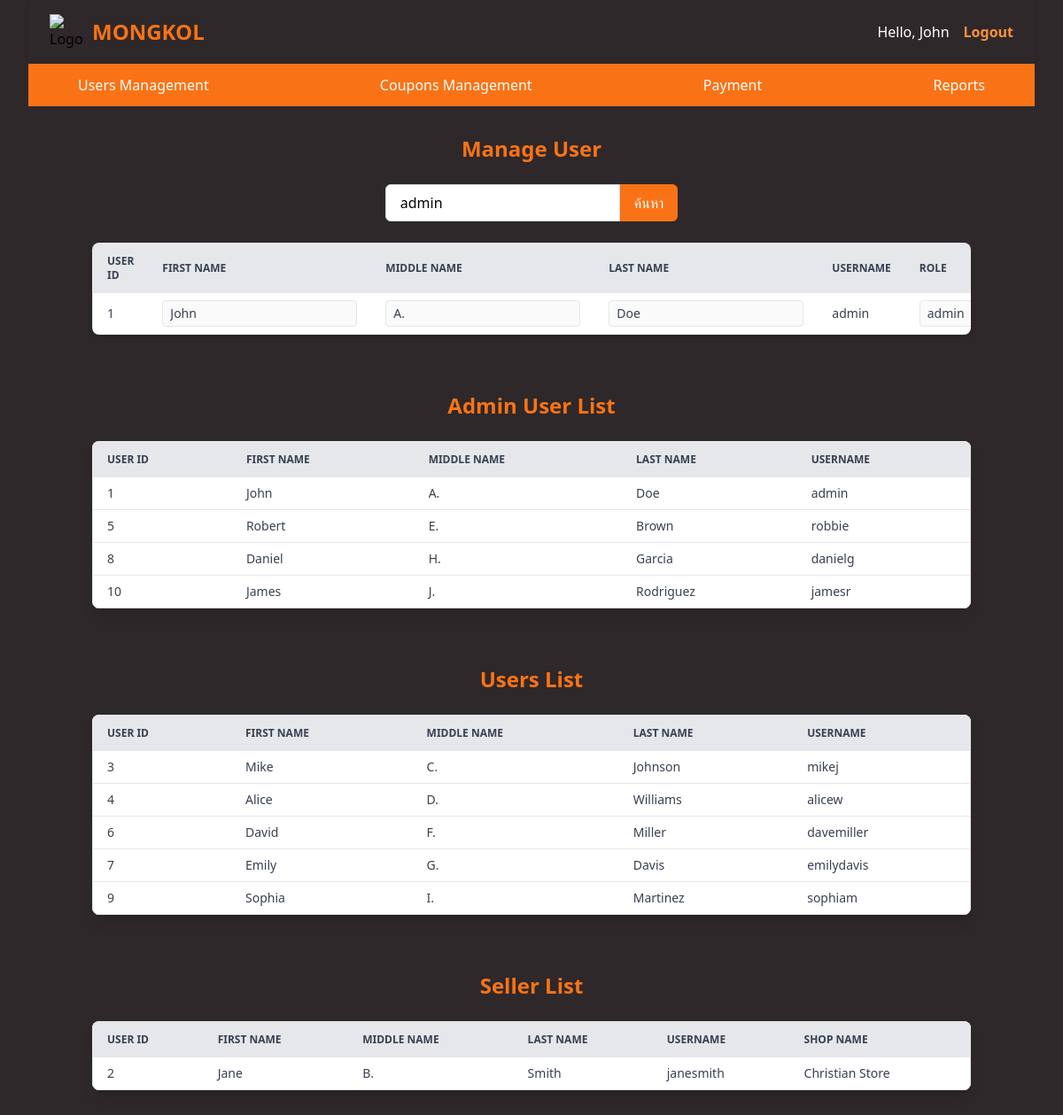
Screenshot of /admin/manage_user.php?username=admin (signed in) with the database file from the repository.
### tables this page shows
CREATE TABLE `tbl_users` (
    `user_ID` int(11) NOT NULL AUTO_INCREMENT,
    `firstName` varchar(50) DEFAULT NULL,
    `midName` varchar(50) DEFAULT NULL,
    `lastName` varchar(50) DEFAULT NULL,
    `userName` varchar(50) DEFAULT NULL,
    `password_hash` varchar(255) DEFAULT NULL,
    `role` varchar(20) DEFAULT 'user',
    PRIMARY KEY (`user_ID`),
    UNIQUE KEY `userName` (`userName`)
);

CREATE TABLE `tbl_shops` (
    `shop_ID` int(11) NOT NULL AUTO_INCREMENT,
    `shopName` varchar(100) DEFAULT NULL,
    `user_ID` int(11) DEFAULT NULL,
    PRIMARY KEY (`shop_ID`),
    KEY `user_ID` (`user_ID`),
    FOREIGN KEY (`user_ID`) REFERENCES `tbl_users` (`user_ID`)
);

### admin/manage_user.php (the view, shortened to what this page needs)
<!DOCTYPE html>
<html lang="en">
<head>
</head>
  <body class = "bg-w-full bg-[#2E282A] mr-8 ml-8" >
    <?php require_once("../navbar/nav_admin.php"); ?>
    <div class="container mx-auto px-4 py-8">
    <h2 class="text-2xl font-semibold mb-6 text-center text-orange-500">Manage User</h2>
    <form method="GET" class="mb-6 flex justify-center">
      <input type="text" name="username" placeholder="กรอก Username"
             class="px-4 py-2 border border-gray-300 rounded-l-md focus:outline-none focus:ring focus:border-blue-400"
             value="<?php echo isset($_GET['username']) ? htmlspecialchars($_GET['username']) : '' ?>">
      <button type="submit"
              class="px-4 py-2 bg-orange-500 text-white rounded-r-md hover:bg-orange-600 transition">
        ค้นหา
      </button>
    </form>
    <div class="overflow-x-auto shadow-md rounded-lg">
      <table class="min-w-full text-sm text-left text-gray-700 bg-white border border-gray-200">
        <thead class="bg-gray-200 text-gray-700 uppercase text-xs">
          <tr>
            <th class="px-4 py-3">User ID</th>
            <th class="px-4 py-3">First Name</th>
            <th class="px-4 py-3">Middle Name</th>
            <th class="px-4 py-3">Last Name</th>
            <th class="px-4 py-3">Username</th>
            <th class="px-4 py-3">role</th>
          </tr>
        </thead>
      <tbody>
        <?php
          $searchUsername = isset($_GET['username']) ? $_GET['username'] : '';
          $searchUsername = $conn->real_escape_string($searchUsername);
          $sql = "SELECT * FROM tbl_users";
          if (!empty($searchUsername)) {
              $sql .= " WHERE userName LIKE '$searchUsername'";
          }
          $result = $conn->query($sql);
          if ($result && $result->num_rows > 0) {
              while($row = $result->fetch_assoc()) {
                  echo "<tr class='border-b hover:bg-gray-100'>";
                  echo "<td class='px-4 py-2'>{$row['user_ID']}</td>";
                  echo "<td class='px-4 py-2'>
                          <input type='text' value=\"{$row['firstName']}\" id='fname-{$row['user_ID']}' disabled class='border rounded px-2 py-1'>
                        </td>";
                  $midName = $row['midName'] !== NULL ? $row['midName'] : '';
                  echo "<td class='px-4 py-2'>
                          <input type='text' value=\"$midName\" id='mname-{$row['user_ID']}' disabled class='border rounded px-2 py-1'>
                        </td>";
                  echo "<td class='px-4 py-2'>
                          <input type='text' value=\"{$row['lastName']}\" id='lname-{$row['user_ID']}' disabled class='border rounded px-2 py-1'>
                        </td>";
                  echo "<td class='px-4 py-2'>{$row['userName']}</td>";
                  echo "<td class='px-4 py-2'>
                          <input type='text' value=\"{$row['role']}\" id='role-{$row['user_ID']}' disabled class='border rounded px-2 py-1'>
                        </td>";
                  echo "</tr>";
              }
          } else {
              echo "<tr><td colspan='6' class='text-center px-4 py-3 text-gray-500'>ไม่พบข้อมูล</td></tr>";
          }
          ?>
        </tbody>
      </table>
    </div>
  </div>
  <div class="container mx-auto px-4 py-8 ">
        <h2 class="text-2xl font-semibold mb-6 text-center text-orange-500">Admin User List</h2>
        <div class="overflow-x-auto shadow-lg rounded-lg">
            <table class="min-w-full text-sm text-left text-gray-700 bg-white border border-gray-200">
                <thead class="bg-gray-200 text-gray-700 uppercase text-xs">
                    <tr>
                        <th class="px-4 py-3">User ID</th>
                        <th class="px-4 py-3">First Name</th>
                        <th class="px-4 py-3">Middle Name</th>
                        <th class="px-4 py-3">Last Name</th>
                        <th class="px-4 py-3">Username</th>
                    </tr>
                </thead>
                <tbody>
                    <?php
                    $result = $conn->query("SELECT * FROM tbl_users WHERE role = 'admin'" );
                    while($row = $result->fetch_assoc()) {
                        echo "<tr class='border-b hover:bg-gray-100'>";
                        echo "<td class='px-4 py-2'>{$row['user_ID']}</td>";
                        echo "<td class='px-4 py-2'>{$row['firstName']}</td>";
                        echo "<td class='px-4 py-2'>{$row['midName']}</td>";
                        echo "<td class='px-4 py-2'>{$row['lastName']}</td>";
                        echo "<td class='px-4 py-2'>{$row['userName']}</td>";
                        echo "</tr>";
                    }
                    ?>
                </tbody>
            </table>
        </div>
    </div>
    <div class="container mx-auto px-4 py-8 ">
        <h2 class="text-2xl font-semibold mb-6 text-center text-orange-500">Users List</h2>
        <div class="overflow-x-auto shadow-lg rounded-lg">
            <table class="min-w-full text-sm text-left text-gray-700 bg-white border border-gray-200">
                <thead class="bg-gray-200 text-gray-700 uppercase text-xs">
                    <tr>
                        <th class="px-4 py-3">User ID</th>
                        <th class="px-4 py-3">First Name</th>
                        <th class="px-4 py-3">Middle Name</th>
                        <th class="px-4 py-3">Last Name</th>
                        <th class="px-4 py-3">Username</th>
                    </tr>
                </thead>
                <tbody>
                    <?php
                    $result = $conn->query("SELECT * FROM tbl_users WHERE role = 'user'" );
                    while($row = $result->fetch_assoc()) {
                        echo "<tr class='border-b hover:bg-gray-100'>";
                        echo "<td class='px-4 py-2'>{$row['user_ID']}</td>";
                        echo "<td class='px-4 py-2'>{$row['firstName']}</td>";
                        echo "<td class='px-4 py-2'>{$row['midName']}</td>";
                        echo "<td class='px-4 py-2'>{$row['lastName']}</td>";
                        echo "<td class='px-4 py-2'>{$row['userName']}</td>";
                        echo "</tr>";
                    }
                    ?>
                </tbody>
            </table>
        </div>
    </div>
    <div class="container mx-auto px-4 py-8 ">
        <h2 class="text-2xl font-semibold mb-6 text-center text-orange-500">Seller List</h2>
        <div class="overflow-x-auto shadow-lg rounded-lg">
            <table class="min-w-full text-sm text-left text-gray-700 bg-white border border-gray-200">
                <thead class="bg-gray-200 text-gray-700 uppercase text-xs">
                    <tr>
                        <th class="px-4 py-3">User ID</th>
                        <th class="px-4 py-3">First Name</th>
                        <th class="px-4 py-3">Middle Name</th>
                        <th class="px-4 py-3">Last Name</th>
                        <th class="px-4 py-3">Username</th>
                        <th class="px-4 py-3">Shop Name</th>
                    </tr>
                </thead>
                <tbody>
                    <?php
                    $result = $conn->query("
                    SELECT
                      U.user_ID,
                      U.firstName,
                      U.midName,
                      U.lastName,
                      U.userName,
                      S.shopName
                    FROM tbl_users U
                    JOIN tbl_shops S ON S.user_ID = U.user_ID
                    WHERE U.role = 'seller';
                    ");
                    while($row = $result->fetch_assoc()) {
                        echo "<tr class='border-b hover:bg-gray-100'>";
                        echo "<td class='px-4 py-2'>{$row['user_ID']}</td>";
                        echo "<td class='px-4 py-2'>{$row['firstName']}</td>";
                        echo "<td class='px-4 py-2'>{$row['midName']}</td>";
                        echo "<td class='px-4 py-2'>{$row['lastName']}</td>";
                        echo "<td class='px-4 py-2'>{$row['userName']}</td>";
                        echo "<td class='px-4 py-2'>{$row['shopName']}</td>";
                        echo "</tr>";
                    }
                    ?>
                </tbody>
            </table>
        </div>
    </div>
  </body>
</html>

### rows the page displays
tbl_users: user_ID "1", firstName "John", midName "A.", lastName "Doe", userName "admin", role "admin"
tbl_users: user_ID "5", firstName "Robert", midName "E.", lastName "Brown", userName "robbie"
tbl_users: user_ID "8", firstName "Daniel", midName "H.", lastName "Garcia", userName "danielg"
tbl_users: user_ID "10", firstName "James", midName "J.", lastName "Rodriguez", userName "jamesr"
tbl_users: user_ID "3", firstName "Mike", midName "C.", lastName "Johnson", userName "mikej"
tbl_users: user_ID "4", firstName "Alice", midName "D.", lastName "Williams", userName "alicew"
tbl_users: user_ID "6", firstName "David", midName "F.", lastName "Miller", userName "davemiller"
tbl_users: user_ID "7", firstName "Emily", midName "G.", lastName "Davis", userName "emilydavis"
tbl_users: user_ID "9", firstName "Sophia", midName "I.", lastName "Martinez", userName "sophiam"
tbl_shops: user_ID.user_ID "2", user_ID.firstName "Jane", user_ID.midName "B.", user_ID.lastName "Smith", user_ID.userName "janesmith", shopName "Christian Store"

### other values shown
$_SESSION["firstName"] "John"
